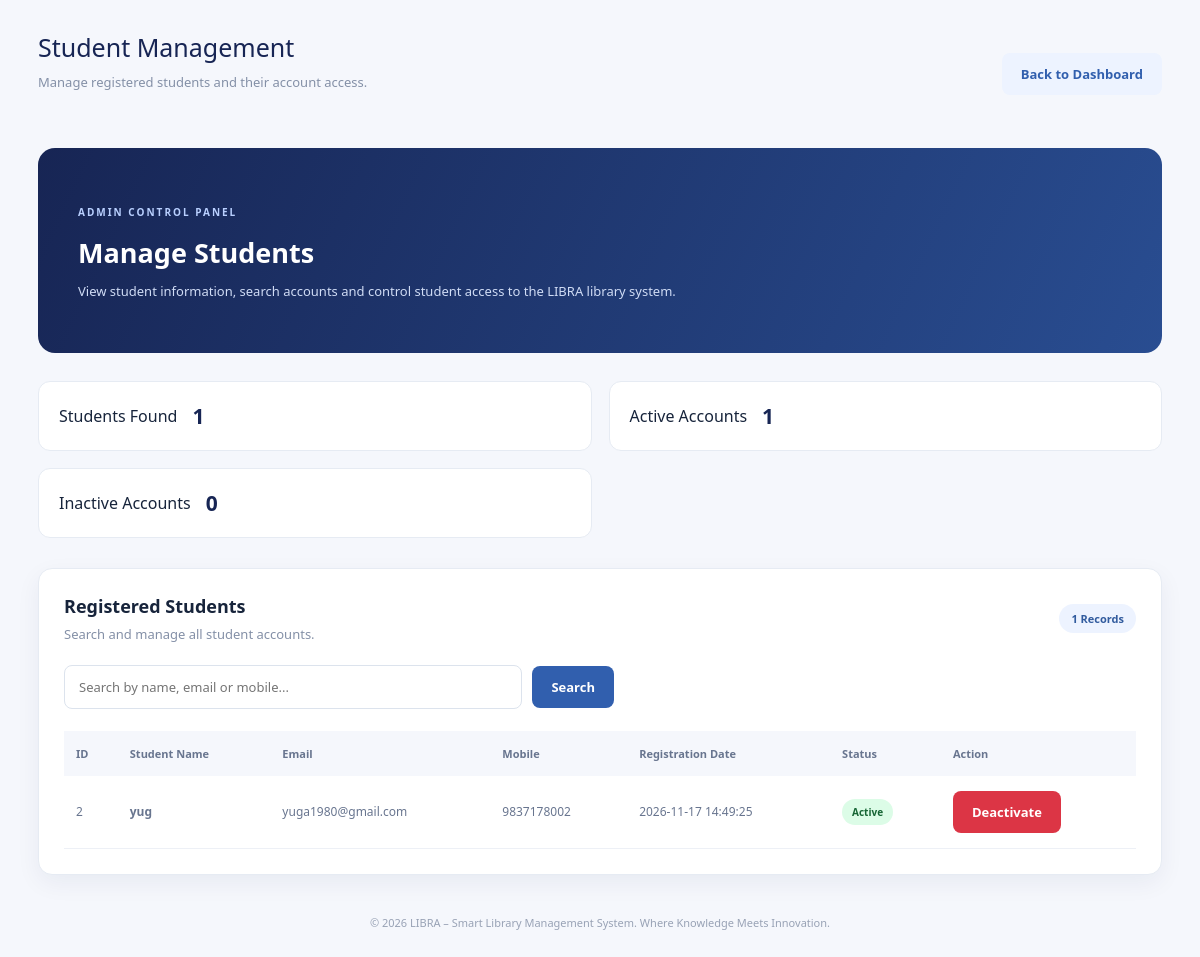
The app's page /manage_students.php (signed in) with its own data.
### tables this page shows
CREATE TABLE `users` (
  `id` int(11) NOT NULL,
  `full_name` varchar(100) NOT NULL,
  `email` varchar(100) NOT NULL,
  `mobile` varchar(15) DEFAULT NULL,
  `password` varchar(255) NOT NULL,
  `role` enum('admin','student') DEFAULT 'student',
  `created_at` timestamp NOT NULL DEFAULT current_timestamp(),
  `account_status` enum('active','inactive') DEFAULT 'active'
);

### manage_students.php (the view, shortened to what this page needs)
<?php
require_once "config/db.php";
$search = "";
$stmt = $conn->prepare(
    "SELECT id, full_name, email, mobile, created_at, account_status
     FROM users
     WHERE role = 'student'
     AND (full_name LIKE ? OR email LIKE ? OR mobile LIKE ?)
     ORDER BY id DESC"
);
$term = "%$search%";
$stmt->execute([$term, $term, $term]);
$students = $stmt->fetchAll(PDO::FETCH_ASSOC);
$totalStudents = count($students);
$activeStudents = 0;
$inactiveStudents = 0;
foreach ($students as $student) {
    if ($student["account_status"] === "active") {
        $activeStudents++;
    } else {
        $inactiveStudents++;
    }
}
?>
<!DOCTYPE html>
<html lang="en">
<head>
    <link rel="stylesheet" href="assets/css/style.css">
</head>
<body>
<div class="libra-main">
    <div class="libra-topbar">
        <div>
            <div class="libra-page-title">Student Management</div>
            <div class="libra-page-subtitle">
                Manage registered students and their account access.
            </div>
        </div>
        <a href="admin_dash.php" class="libra-btn libra-btn-light">
            Back to Dashboard
        </a>
    </div>
    <div class="libra-welcome" style="margin-bottom: 28px;">
        <div>
            <span class="libra-welcome-tag">ADMIN CONTROL PANEL</span>
            <h1>Manage Students</h1>
            <p>
                View student information, search accounts and control
                student access to the LIBRA library system.
            </p>
        </div>
    </div>
    <div class="libra-summary-grid">
        <div class="libra-summary-card">
            <span>Students Found</span>
            <h2><?php echo $totalStudents; ?></h2>
        </div>
        <div class="libra-summary-card">
            <span>Active Accounts</span>
            <h2><?php echo $activeStudents; ?></h2>
        </div>
        <div class="libra-summary-card">
            <span>Inactive Accounts</span>
            <h2><?php echo $inactiveStudents; ?></h2>
        </div>
    </div>
    <div class="libra-content-section">
        <div class="libra-section-heading">
            <div>
                <h2>Registered Students</h2>
                <p>Search and manage all student accounts.</p>
            </div>
            <span class="libra-record-count">
                <?php echo $totalStudents; ?> Records
            </span>
        </div>
        <form method="GET" class="libra-search-form">
            <input
                type="text"
                name="search"
                placeholder="Search by name, email or mobile..."
                value="<?php echo htmlspecialchars($search); ?>"
            >
            <button type="submit" class="libra-btn">
                Search
            </button>
        </form>
        <div class="libra-table-wrapper">
            <table class="libra-table">
                <thead>
                    <tr>
                        <th>ID</th>
                        <th>Student Name</th>
                        <th>Email</th>
                        <th>Mobile</th>
                        <th>Registration Date</th>
                        <th>Status</th>
                        <th>Action</th>
                    </tr>
                </thead>
                <tbody>
                    <?php if (count($students) > 0): ?>
                        <?php foreach ($students as $student): ?>
                            <tr>
                                <td>
                                    <?php echo (int)$student["id"]; ?>
                                </td>
                                <td>
                                    <strong>
                                        <?php echo htmlspecialchars($student["full_name"]); ?>
                                    </strong>
                                </td>
                                <td>
                                    <?php echo htmlspecialchars($student["email"]); ?>
                                </td>
                                <td>
                                    <?php echo htmlspecialchars($student["mobile"]); ?>
                                </td>
                                <td>
                                    <?php echo htmlspecialchars($student["created_at"]); ?>
                                </td>
                                <td>
                                    <span class="libra-status <?php echo $student["account_status"] === "active" ? "active" : "inactive"; ?>">
                                        <?php echo ucfirst(htmlspecialchars($student["account_status"])); ?>
                                    </span>
                                </td>
                                <td>
                                    <div class="libra-table-actions">
                                        <form method="POST"
                                              onsubmit="return confirm('Are you sure you want to change this student account status?');">
                                            <button
                                                type="submit"
                                                name="toggle_status"
                                                value="1"
                                                class="libra-btn <?php echo $student["account_status"] === "active" ? "libra-btn-danger" : "libra-btn-success"; ?>"
                                            >
                                                <?php
                                                    echo $student["account_status"] === "active"
                                                        ? "Deactivate"
                                                        : "Activate";
                                                ?>
                                            </button>
                                        </form>
                                    </div>
                                </td>
                            </tr>
                        <?php endforeach; ?>
                    <?php endif; ?>
                </tbody>
            </table>
        </div>
    </div>
    <div class="libra-footer">
        © <?php echo date("Y"); ?> LIBRA – Smart Library Management System.
        Where Knowledge Meets Innovation.
    </div>
</div>
</body>
</html>

### assets/css/style.css (style rules this page uses)
:root { --navy: #101c35; --navy-light: #172554; --blue: #315fae; --royal: #497ce0; --blue-light: #edf3ff; --white: #ffffff; --bg: #f5f7fc; --text: #17243b; --muted: #8490a7; --border: #e6ebf3; --green: #168044; --red: #b42318; --orange: #a16b00; --shadow: 0 8px 25px rgba(23, 37, 84, .06); }
* { margin: 0; padding: 0; box-sizing: border-box; }
html { scroll-behavior: smooth; }
body { font-family: "Segoe UI", Arial, sans-serif; background: var(--bg); color: var(--text); }
a { text-decoration: none; color: inherit; }
button, input, select, textarea { font: inherit; }
button { cursor: pointer; }
.libra-main { flex: 1; min-width: 0; padding: 30px 38px; }
.libra-topbar { display: flex; justify-content: space-between; align-items: center; gap: 15px; margin-bottom: 30px; }
.libra-welcome { background: linear-gradient(115deg, #172554, #294d91); border-radius: 17px; padding: 35px 40px; min-height: 205px; color: white; display: flex; align-items: center; justify-content: space-between; gap: 20px; overflow: hidden; margin-bottom: 28px; }
.libra-welcome-tag { font-size: 10px; letter-spacing: 2px; color: #b9d0ff; font-weight: bold; }
.libra-welcome h1 { font-size: 27px; margin: 13px 0 10px; color: white; }
.libra-welcome p { color: #d0dcf5; font-size: 13px; line-height: 1.6; }
.libra-content-section, .libra-card { background: white; border: 1px solid var(--border); border-radius: 14px; padding: 25px; margin-bottom: 25px; box-shadow: var(--shadow); }
.libra-section-heading { display: flex; justify-content: space-between; align-items: center; gap: 15px; margin-bottom: 22px; }
.libra-section-heading h2 { font-size: 18px; margin-bottom: 7px; }
.libra-section-heading p { color: var(--muted); font-size: 13px; }
.libra-record-count { background: #edf3ff; color: #315b9e; border-radius: 20px; padding: 7px 12px; font-size: 11px; font-weight: bold; }
.libra-table-wrapper { width: 100%; overflow-x: auto; }
.libra-table { width: 100%; min-width: 700px; border-collapse: collapse; font-size: 12px; }
.libra-table th { background: #f5f7fc; color: #68758f; font-size: 11px; font-weight: bold; padding: 15px 12px; text-align: left; white-space: nowrap; }
.libra-table td { padding: 15px 12px; border-bottom: 1px solid #edf0f6; color: #68758f; text-align: left; vertical-align: middle; }
.libra-status { display: inline-block; padding: 6px 10px; border-radius: 20px; font-size: 10px; font-weight: bold; }
.libra-status.issued, .libra-status.active { background: #e5efff; color: #2856a0; }
.libra-summary-grid { display: grid; grid-template-columns: repeat(2, 1fr); gap: 17px; margin-bottom: 30px; }
.libra-summary-card { background: white; border: 1px solid var(--border); border-radius: 12px; padding: 20px; display: flex; align-items: center; gap: 15px; }
.libra-summary-card h2 { font-size: 21px; color: var(--navy-light); }
.libra-footer { color: #98a2b5; text-align: center; font-size: 11px; padding: 15px 0; }
.libra-page-title { font-size: 25px; color: var(--navy-light); margin-bottom: 8px; }
.libra-page-subtitle { color: var(--muted); font-size: 13px; line-height: 1.6; margin-bottom: 25px; }
.libra-btn { display: inline-flex; justify-content: center; align-items: center; gap: 8px; padding: 12px 19px; border: none; border-radius: 8px; background: var(--blue); color: white; font-size: 13px; font-weight: 600; transition: .2s; }
.libra-btn-light { background: var(--blue-light); color: var(--blue); }
.libra-btn-danger { background: #dc3545; }
.libra-search-form { display: flex; align-items: center; gap: 10px; width: 100%; max-width: 550px; margin-bottom: 22px; }
.libra-search-form input, .libra-search-form select { flex: 1; min-width: 0; padding: 12px 14px; border: 1px solid #dce3ed; border-radius: 8px; background: white; outline: none; font-size: 13px; }
.libra-table-actions { display: flex; align-items: center; gap: 8px; flex-wrap: wrap; }
.libra-status.active { background: #dcfce7; color: #166534; }

### records on screen
users: id "2", full_name "yug", email "yuga1980@gmail.com", mobile "9837178002", created_at "2026-11-17 14:49:25", account_status "Active", shows "Deactivate"

### other values on screen
$totalStudents "1"
$activeStudents "1"
$inactiveStudents "0"
